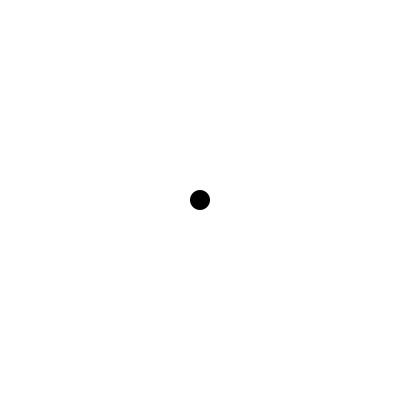
Frame 1 (no input)
Frame 60 (the mouse pressed at the canvas centre just before this capture): identical to frame 1, image omitted
Frame 120 (the mouse held since frame 60 and released just before this capture): identical to frame 1, image omitted

The Processing sketch that drew this single still picture (run headless with seeded random() and noise(); from frame 60 on, the mouse is pressed at the canvas centre):

// Processing sketch: ball
// ── ball.pde
Ball b;
float d;
PVector v;
float grav=0.3;
void setup(){
size(400,400);
b= new Ball();

}

void draw(){
  background(255);
  b.update();
  b.show();
  if (b.i!=null & b.f!=null){
  println("good");
  v=(b.i.sub(b.f)).mult(0.1);
  b.vx=v.x;
  b.vy=v.y;
  b.i=null;
  b.f=null;
  }
}
void mousePressed(){
d=dist(mouseX,mouseY,b.x,b.y);
if(d<b.r){
b.i=new PVector(mouseX,mouseY);
}
}

void mouseReleased(){
b.f=new PVector(mouseX,mouseY);
}

void keyPressed(){
b.vx=0;
b.vy=0;
}
class Ball{
float x=width/2;
float y=height/2;
float r=20;
float vx;
float vy;
float ay=grav;

PVector i;
PVector f;

void gravity(){
vy=vy+ay;
}

void update(){
x=x+vx;
y=y+vy;


if(x<=0 || x>=width){
vx=-vx;
}

if(y<=0 || y>=height){
vy=-vy;
}
}

void show(){
  fill(0);
  noStroke();
  ellipse(x,y,r,r);
}

}
